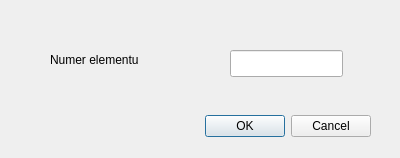
<?xml version="1.0" encoding="UTF-8"?>
<ui version="4.0">
 <class>RemoveNodeQT</class>
 <widget class="QDialog" name="RemoveNodeQT">
  <property name="geometry">
   <rect>
    <x>0</x>
    <y>0</y>
    <width>400</width>
    <height>158</height>
   </rect>
  </property>
  <property name="windowTitle">
   <string>Dialog</string>
  </property>
  <widget class="QDialogButtonBox" name="buttonBox">
   <property name="geometry">
    <rect>
     <x>30</x>
     <y>110</y>
     <width>341</width>
     <height>32</height>
    </rect>
   </property>
   <property name="orientation">
    <enum>Qt::Horizontal</enum>
   </property>
   <property name="standardButtons">
    <set>QDialogButtonBox::Cancel|QDialogButtonBox::Ok</set>
   </property>
  </widget>
  <widget class="QLineEdit" name="lineEdit">
   <property name="geometry">
    <rect>
     <x>230</x>
     <y>50</y>
     <width>113</width>
     <height>27</height>
    </rect>
   </property>
  </widget>
  <widget class="QLabel" name="label">
   <property name="geometry">
    <rect>
     <x>50</x>
     <y>50</y>
     <width>131</width>
     <height>20</height>
    </rect>
   </property>
   <property name="text">
    <string>Numer elementu</string>
   </property>
  </widget>
 </widget>
 <resources/>
 <connections/>
</ui>
